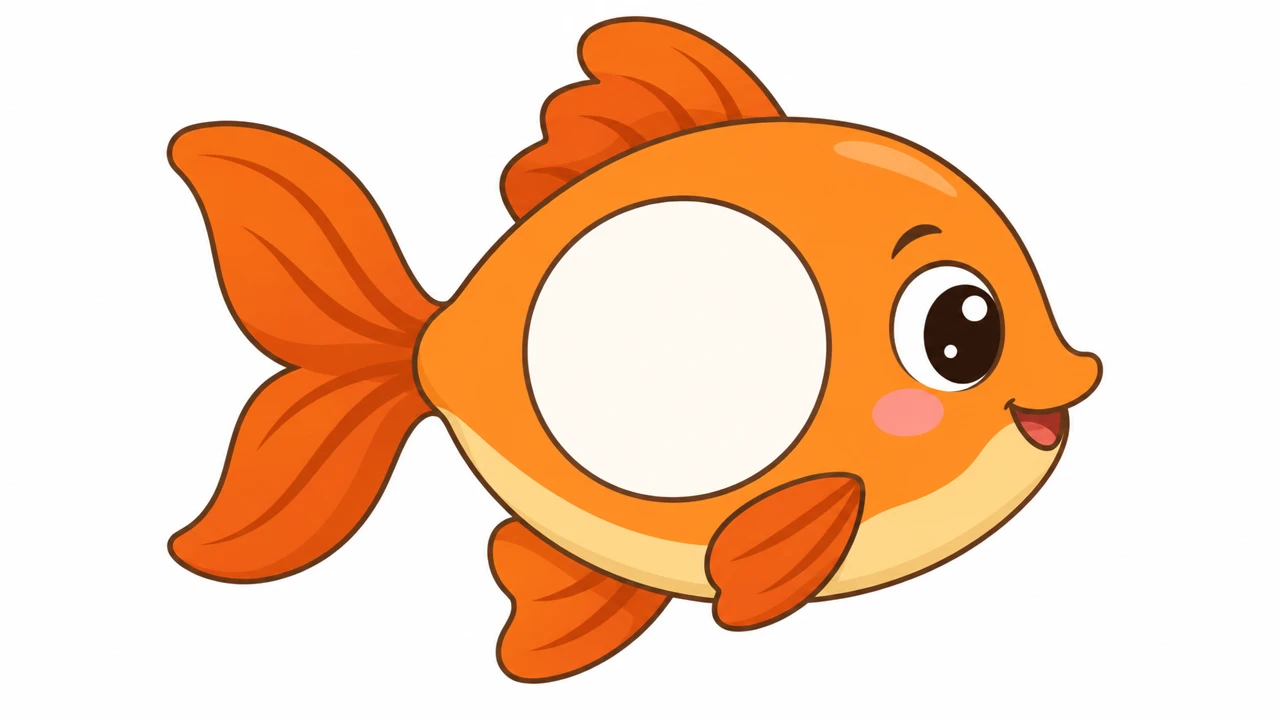
#> input picture design/reference/fishing/fish.webp, 1280 x 720 px
$ python process_fishing.py
#> lines starting #> are read from the running program, lines starting #| are printed output that depends on the picture; after the words box and inside, x2 and y2 are one past the last pixel; in counts of white or black regions, pixels touching at a corner belong together
#!/usr/bin/env python3
"""Turn the fishing game art in design/reference/fishing/ into app assets.

- fish.webp (one orange fish on white) -> transparent fish in 8 colors:
  only the orange body/fins/belly are re-colored; outlines, eye, cheek,
  mouth and the cream letter circle stay as drawn.
- nile.webp -> copied as the background.

Prints where the letter circle sits; put it in "fishLetterSpot" in
app/assets/content/games/fishing.json.

Run:  tools/.venv/bin/python tools/games/process_fishing.py
Out:  app/assets/games/fishing/fish_<color>.png, nile.webp
"""
import colorsys
import os
import shutil
from collections import deque

import numpy as np
from PIL import Image

ROOT = os.path.dirname(os.path.dirname(os.path.dirname(os.path.abspath(__file__))))
SRC = os.path.join(ROOT, "design", "reference", "fishing")
OUT = os.path.join(ROOT, "app", "assets", "games", "fishing")

# Target hue (degrees) and saturation factor for each color; the drawn fish
# is orange (~28°). Some hues turn neon at full saturation, so they're softened.
COLORS = {
    "orange": (28, 1.0), "coral": (8, 0.85), "yellow": (46, 1.0), "green": (100, 0.62),
    "mint": (162, 0.7), "blue": (198, 0.8), "lilac": (272, 0.5), "pink": (328, 0.62),
}
SOURCE_HUE = 28
# Output width of each fish, px.
WIDTH = 360


def flood_white(rgb):
    """Near-white pixels connected to the border."""
    near = rgb.min(axis=2) > 225
    H, W = near.shape
    seen = np.zeros_like(near)
    q = deque()
    for x in range(W):
        for y in (0, H - 1):
            if near[y, x]:
                seen[y, x] = True
                q.append((y, x))
    for y in range(H):
        for x in (0, W - 1):
            if near[y, x] and not seen[y, x]:
                seen[y, x] = True
                q.append((y, x))
    while q:
        y, x = q.popleft()
        for ny, nx in ((y + 1, x), (y - 1, x), (y, x + 1), (y, x - 1)):
            if 0 <= ny < H and 0 <= nx < W and near[ny, nx] and not seen[ny, nx]:
                seen[ny, nx] = True
                q.append((ny, nx))
    return seen


def cut_out(img):
    rgb = np.asarray(img.convert("RGB")).astype(np.float32)
    bg = flood_white(rgb)
    # soft edge: alpha from how far a background-adjacent pixel is from white
    a = np.clip(np.max((255.0 - rgb) / 255.0, axis=2) * 3, 0, 1)
    alpha = np.where(bg, 0.0, 1.0)
    edge = np.zeros_like(bg)
    edge[1:, :] |= bg[:-1, :]
    edge[:-1, :] |= bg[1:, :]
    edge[:, 1:] |= bg[:, :-1]
    edge[:, :-1] |= bg[:, 1:]
    edge &= ~bg
    alpha = np.where(edge, a, alpha)
    out = np.dstack([rgb, alpha * 255]).astype(np.uint8)
    rgba = Image.fromarray(out, "RGBA")
    return rgba.crop(rgba.getchannel("A").getbbox())


def letter_spot(rgba):
    """Center and radius of the cream circle, as fractions of the image."""
    a = np.asarray(rgba).astype(int)
    cream = (a[..., 0] > 235) & (a[..., 1] > 230) & (a[..., 2] > 215) & (a[..., 3] > 250)
    H, W = cream.shape
    # largest cream blob (the eye highlight and white are much smaller)
    seen = np.zeros_like(cream)
    best = []
    for y0, x0 in zip(*np.nonzero(cream[::4, ::4])):
        y0, x0 = y0 * 4, x0 * 4
        if seen[y0, x0]:
            continue
        q = deque([(y0, x0)])
        seen[y0, x0] = True
        pts = []
        while q:
            y, x = q.popleft()
            pts.append((y, x))
            for ny, nx in ((y + 1, x), (y - 1, x), (y, x + 1), (y, x - 1)):
                if 0 <= ny < H and 0 <= nx < W and cream[ny, nx] and not seen[ny, nx]:
                    seen[ny, nx] = True
                    q.append((ny, nx))
        if len(pts) > len(best):
            best = pts
    ys, xs = zip(*best)
    cx, cy = (min(xs) + max(xs)) / 2, (min(ys) + max(ys)) / 2
    r = (max(xs) - min(xs)) / 2
    return cx / W, cy / H, r / H


def recolor(rgba, target_hue, sat):
    a = np.asarray(rgba).astype(np.float32) / 255.0
    out = a.copy()
    shift = ((target_hue - SOURCE_HUE) % 360) / 360.0
    rgb_to_hsv = np.vectorize(colorsys.rgb_to_hsv)
    hsv_to_rgb = np.vectorize(colorsys.hsv_to_rgb)
    h, s, v = rgb_to_hsv(a[..., 0], a[..., 1], a[..., 2])
    hue_deg = h * 360
    # orange body, fins and pale belly; not the brown outline (dark),
    # not the pink cheek/red mouth, not the cream circle (low saturation)
    body = (hue_deg > 14) & (hue_deg < 50) & (s > 0.28) & (v > 0.55) & (a[..., 3] > 0)
    nh = np.where(body, (h + shift) % 1.0, h)
    ns = np.where(body, s * sat, s)
    r, g, b = hsv_to_rgb(nh, ns, v)
    out[..., 0], out[..., 1], out[..., 2] = r, g, b
    return Image.fromarray((np.clip(out, 0, 1) * 255).astype(np.uint8), "RGBA")


def main():
    os.makedirs(OUT, exist_ok=True)
    fish = cut_out(Image.open(os.path.join(SRC, "fish.webp")))
#> in flood_white, `near = rgb.min(axis=2) > 225`:
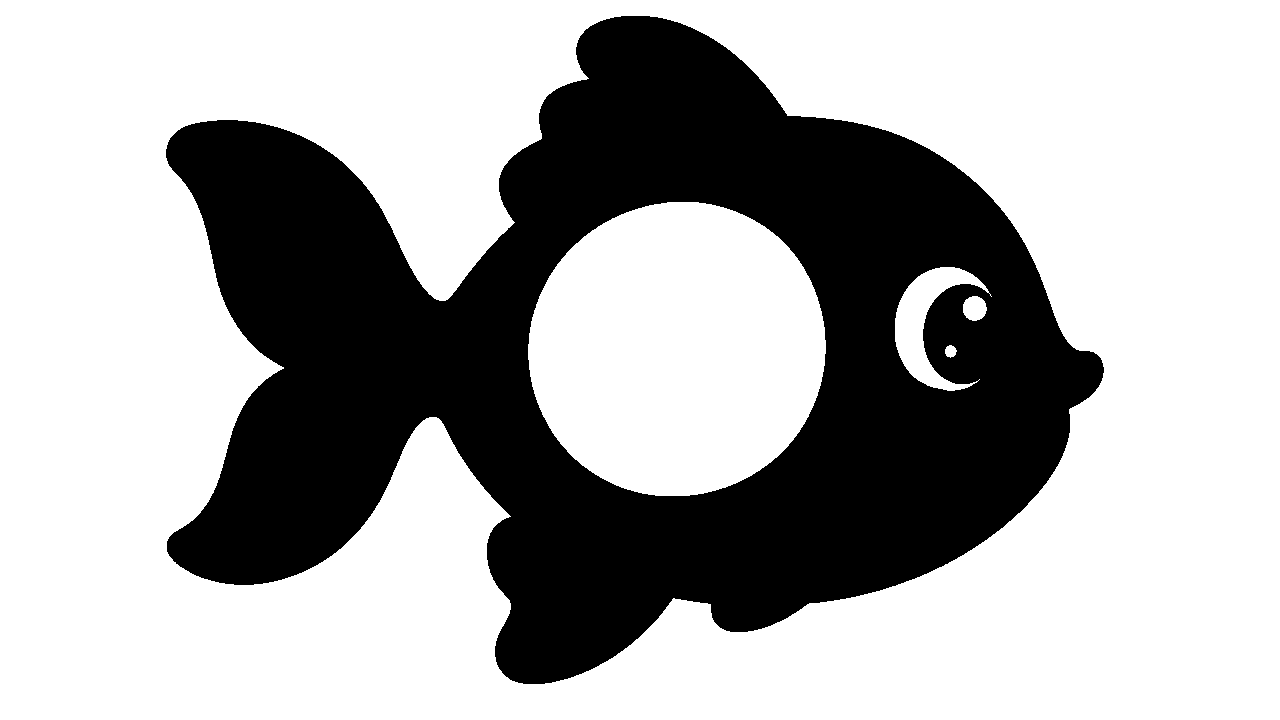
#> near: shape (720, 1280) bool; 67.8% white; 1 black region, box (x1, y1, x2, y2) and area: (166, 16, 1104, 684) 296643
#> after the loop in flood_white, `for x in range(W):`: seen: shape (720, 1280) bool; 0.28% white in thin lines or dots
#> after the loop in flood_white, `for y in range(H):`:
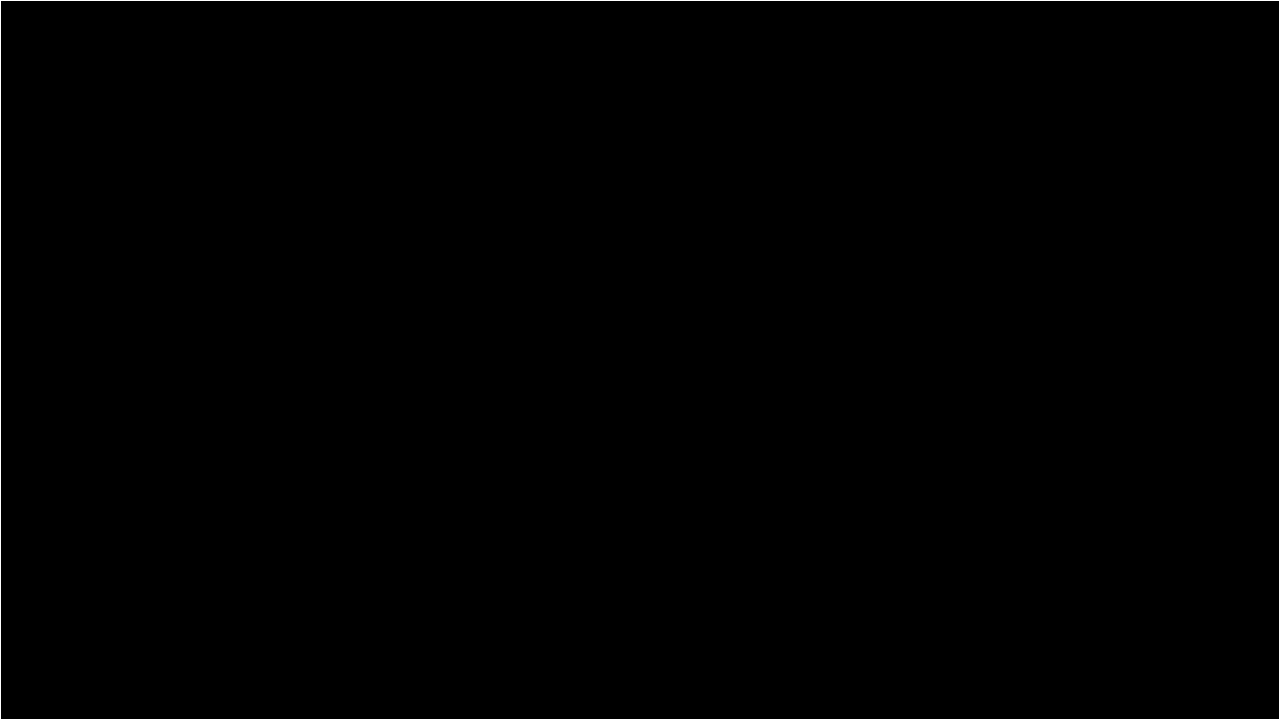
#> seen: shape (720, 1280) bool; 0.43% white in thin lines or dots
#> after the loop in flood_white, `while q:`: seen: shape (720, 1280) bool; 59.8% white; 1 black region, box (x1, y1, x2, y2) and area: (166, 16, 1104, 684) 370461
#> in cut_out, `edge[1:, :] |= bg[:-1, :]`: edge: shape (720, 1280) bool; 59.7% white; 2 black regions, box (x1, y1, x2, y2) and area: (166, 17, 1104, 685) 370461, (0, 0, 1280, 1) 1280
#> in cut_out, `edge[:, 1:] |= bg[:, :-1]`: edge: shape (720, 1280) bool; 60.1% white; 1 black region, box (x1, y1, x2, y2) and area: (167, 17, 1104, 683) 367768
#> in cut_out, `edge[:, :-1] |= bg[:, 1:]`: edge: shape (720, 1280) bool; 60.1% white; 1 black region, box (x1, y1, x2, y2) and area: (167, 17, 1103, 683) 367521
#> in cut_out, `edge &= ~bg`: edge: shape (720, 1280) bool; 0.32% white in thin lines or dots, all inside (x1, y1, x2, y2) = (166, 16, 1104, 684)
#> in cut_out, `alpha = np.where(edge, a, alpha)`:
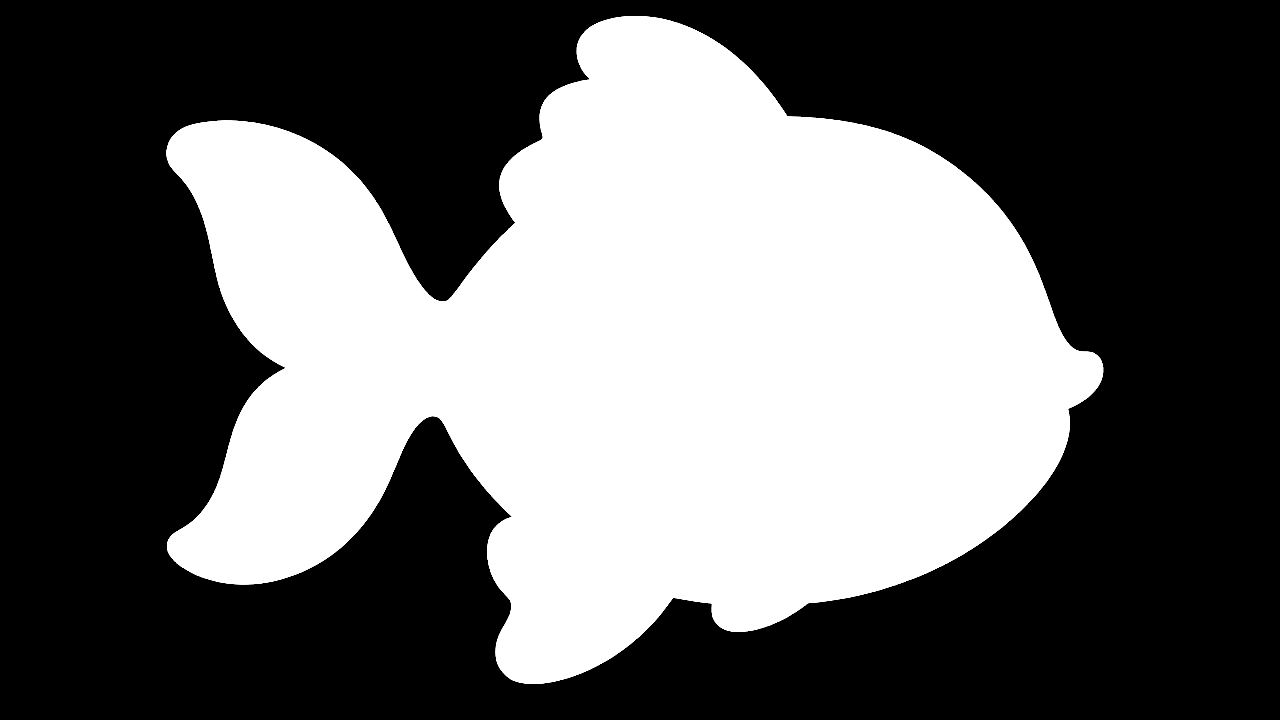
#> alpha: shape (720, 1280) float64; min 0, max 1, mean 0.401
    fish = fish.resize((WIDTH, round(fish.height * WIDTH / fish.width)), Image.LANCZOS)
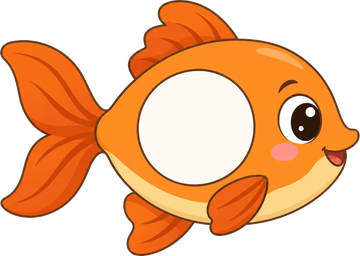
#> fish: PIL image 360x256 RGBA; mean R, G, B, A 139.4, 87.9, 49.2, 150.6; transparent parts drawn white
    x, y, r = letter_spot(fish)
#> in letter_spot, `cream = (a[..., 0] > 235) & (a[..., 1] > 230) & (a[..., 2] > 215) & (a..`:
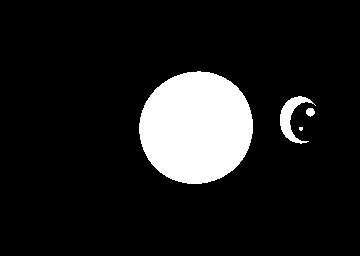
#> cream: shape (256, 360) bool; 11.7% white; 4 white regions (1 under 20 px), largest, box (x1, y1, x2, y2) and area: (139, 71, 253, 184) 10086, (280, 96, 316, 144) 584, (306, 108, 315, 117) 60
#> the loop in letter_spot, `for y0, x0 in zip(*np.nonzero(cream[::4, ::4])):` made 673 passes
#> (y0, x0) on passes 1 to 12: (72, 188), (72, 192), (72, 196), (72, 200), (72, 204), (72, 208), (76, 176), (76, 180), (76, 184), (76, 188), (76, 192), (76, 196)
#> after the loop in letter_spot, `for y0, x0 in zip(*np.nonzero(cream[::4, ::4])):`: seen: shape (256, 360) bool; 11.7% white; 4 white regions (1 under 20 px), largest, box (x1, y1, x2, y2) and area: (139, 71, 253, 184) 10086, (280, 96, 314, 144) 582, (306, 108, 315, 117) 60
#> after the loop in letter_spot, `for y0, x0 in zip(*np.nonzero(cream[::4, ::4])):`: best = 10086 pairs, first value 71 to 183, second value 139 to 252
#> in letter_spot, `ys, xs = zip(*best)`: ys = 10086 values, max 183 at index 8041, min 71 at index 107, mean 127.2; xs = 10086 values, max 252 at index 8153, min 139 at index 6901, mean 195.8
#> in letter_spot, `cx, cy = (min(xs) + max(xs)) / 2, (min(ys) + max(ys)) / 2`: cx = 195.5; cy = 127
#> in letter_spot, `r = (max(xs) - min(xs)) / 2`: r = 56.5
#> x = 0.543; y = 0.496; r = 0.221
    for name, (hue, sat) in COLORS.items():
        recolor(fish, hue, sat).save(os.path.join(OUT, f"fish_{name}.png"), optimize=True)
        print("fish", name)
#> this loop made 8 passes
#> pass 1, in recolor, `h, s, v = rgb_to_hsv(a[..., 0], a[..., 1], a[..., 2])`:
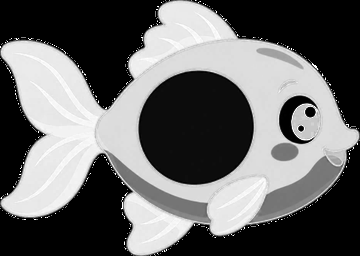
#> s: shape (256, 360) float64; min 0, max 1, mean 0.402
#> pass 1, in recolor, `h, s, v = rgb_to_hsv(a[..., 0], a[..., 1], a[..., 2])`:
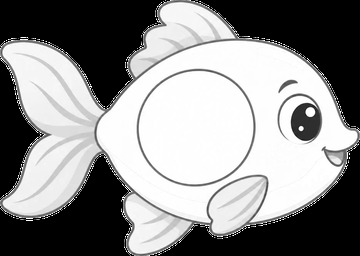
#> v: shape (256, 360) float32; min 0, max 1, mean 0.547
    shutil.copy(os.path.join(SRC, "nile.webp"), os.path.join(OUT, "nile.webp"))
    print(f'size {fish.width}x{fish.height}  "fishLetterSpot": {{ "x": {x:.3f}, "y": {y:.3f}, "size": {r * 2:.3f} }}')
#| size 360x256  "fishLetterSpot": { "x": 0.543, "y": 0.496, "size": 0.441 }


if __name__ == "__main__":
    main()
